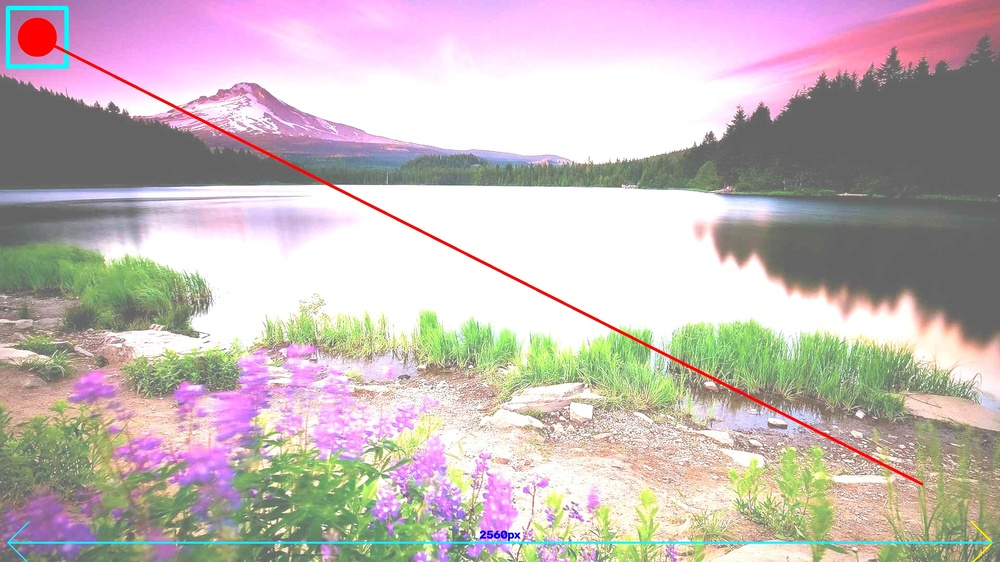
#> input picture example.jpg, 1000 x 562 px, shrunk from 2560 x 1440 before the run, found by its file name
$ python 'Edge Detection.py'   (older library calls are emulated)
#> lines starting #> are read from the running program, lines starting #| are printed output that depends on the picture
import cv2
import matplotlib.pyplot as plt
import numpy as np

def display_image(title, image):
    plt.figure(figsize=(8,8))
    if len(image.shape) == 2:
        plt.imshow(image, cmap = 'gray')
    else:
        plt.imshow(cv2.cvtColor(image, cv2.COLOR_BGR2RGB))
    plt.title(title)
    plt.axis('off')
    plt.show()

def interactive_edge_detection(image_path):
#> called with image_path = 'example.jpg'
    image = cv2.imread(image_path)
#> image is the input picture: shape (562, 1000, 3); mean B, G, R 183, 183.7, 195.9
    if image is None:
        print("Error: Image Not Found!!!")
        return

    # Convert to grayscale

    gray_image = cv2.cvtColor(image, cv2.COLOR_BGR2GRAY)
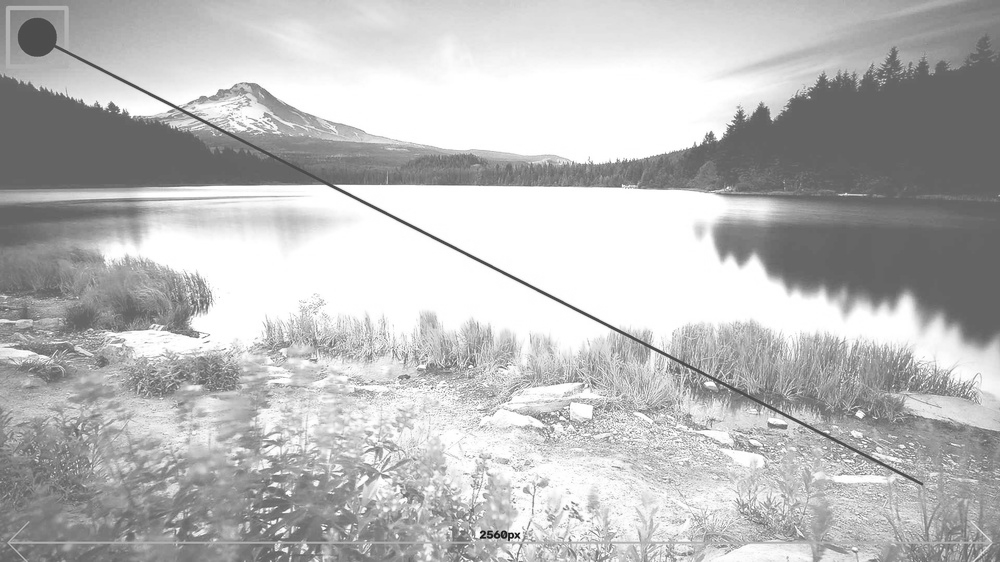
#> gray_image: shape (562, 1000); min 23, max 255, mean 187.3

    display_image("Original Grayscale Image", gray_image)
    print("Select an option:")
    print("1. Sobel Edge Detection")
    print("2. Canny Edge Detection")
    print("3. Laplacian Edge Detection")
    print("4. Gaussian Smoothing")
    print("5. Median Filtering")
    print("6. Exit")


    while True:
        choice = input("Enter Your Choice ( 1-6 ): ")

        if choice == "1":
            sobel_x = cv2.Sobel(gray_image, cv2.CV_64F, 1, 0, ksize=3)
            sobel_y = cv2.Sobel(gray_image, cv2.CV_64F, 0, 1, ksize = 3)
            combined_sobel = cv2.bitwise_or(sobel_x.astype(np.uint8), sobel_y.astype(np.uint8))
            display_image("Sobel Edge Detection", combined_sobel)

        elif choice == "2":
            print("Adjust thresholds for canny (default: 100 and 200)")
            lower_thresh = int(input("Enter Lower Threshold: "))
            upper_thresh= int(input("Enter Upper Threshold: "))
            edges = cv2.Canny(gray_image, lower_thresh, upper_thresh)
            display_image("Canny Image Detection", edges)

        elif choice == "3":
            laplacian = cv2.Laplacian(gray_image, cv2.CV_64F)
            display_image("Laplacian Edge Detection", np.abs(laplacian).astype(np.uint8))

        elif choice == "4":
            print("Adjust kernal size for Guassian Blur ( must be odd, default: 5)")
            kernel_size = int(input("Enter kernal size (odd number): "))
            blurred = cv2.GuassianBlur(image, (kernel_size, kernel_size), 0)
            display_image("Guassian Smoothed Image", blurred)

        elif choice == "5":
            print("Adjust kernal size for Median Filtering ( must be odd, default: 5)")
            kernel_size = int(input("Enter kernal size (odd number): "))
            median_filtered = cv2.medianBlur(image, kernel_size)
            display_image("Median Filtered Image", median_filtered)

        elif choice == "6":
            print("Exiting.....")
            break

        else:
            print("Invalid Choice!!! Please Select A Number Between 1 - 6.")
#> this loop made 7 passes; the answer given on pass 1: 1
#> pass 1, in interactive_edge_detection, `sobel_x = cv2.Sobel(gray_image, cv2.CV_64F, 1, 0, ksize=3)`:
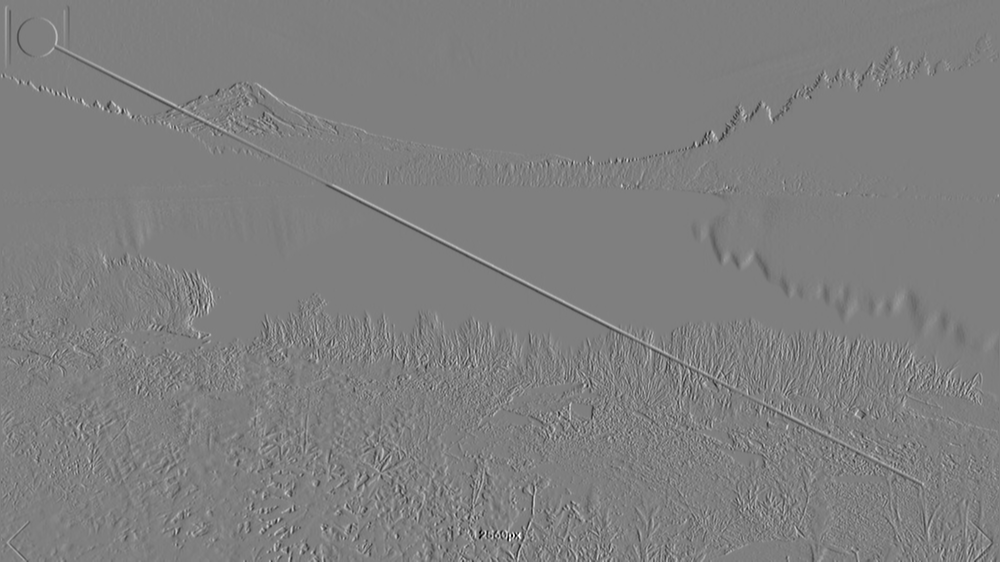
#> sobel_x: shape (562, 1000) float64; min -754, max 755, mean 0; drawn with min black and max white
#> pass 1, in interactive_edge_detection, `sobel_y = cv2.Sobel(gray_image, cv2.CV_64F, 0, 1, ksize = 3)`:
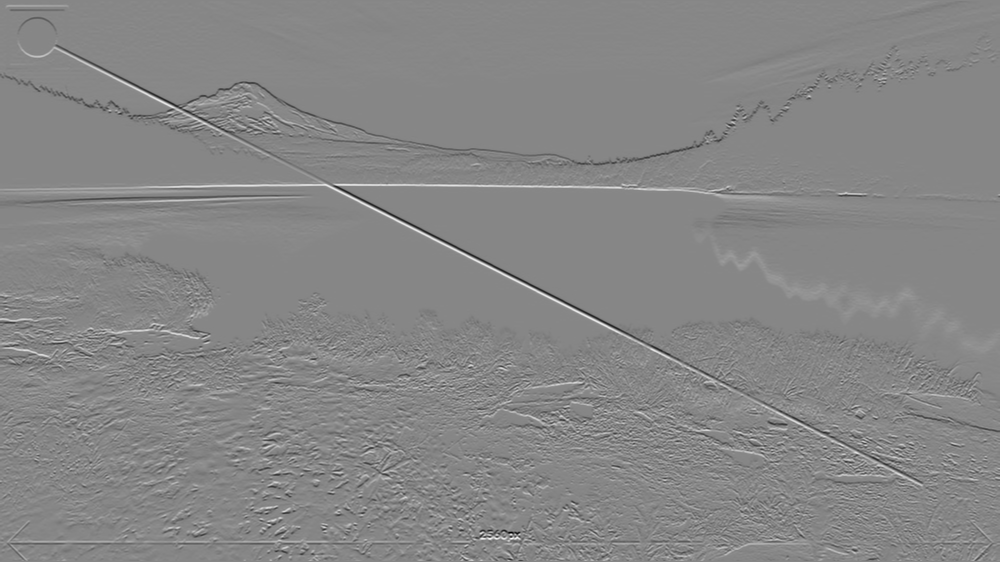
#> sobel_y: shape (562, 1000) float64; min -900, max 805, mean -0.3; drawn with min black and max white
#> pass 1, in interactive_edge_detection, `combined_sobel = cv2.bitwise_or(sobel_x.astype(np.uint8), sobel_y.asty..`:
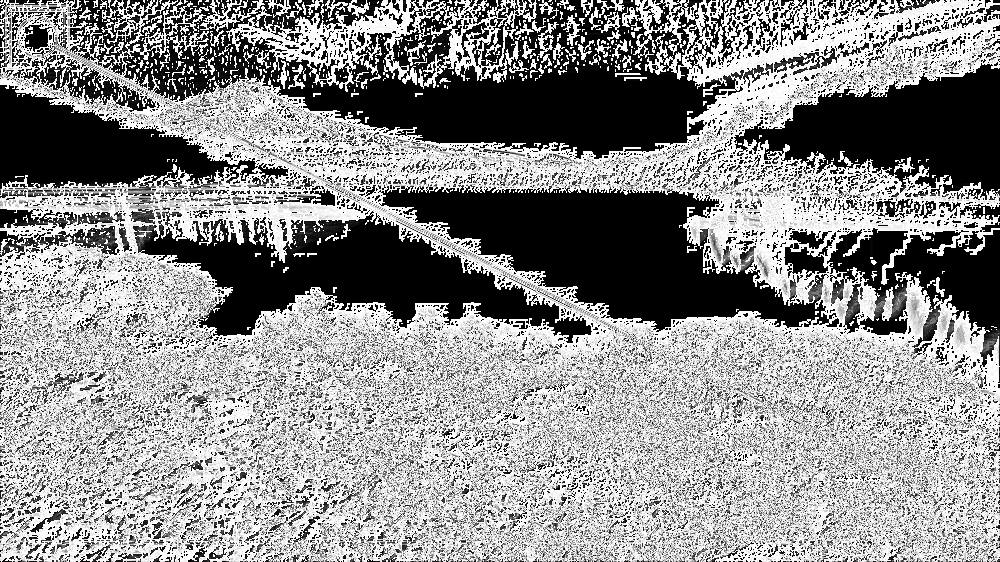
#> combined_sobel: shape (562, 1000); min 0, max 255, mean 141.6

#> (the run stopped early here; a loop or call above may not have finished)
